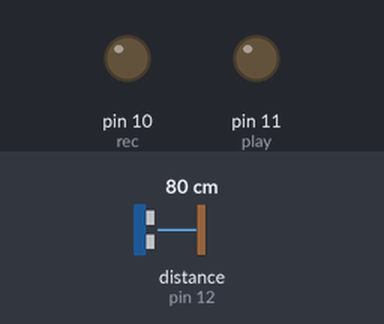
The sketch below on a simulated Arduino Uno, built with avr-gcc and run on an emulated ATmega328P. Parts: output pins drawn as LEDs (lit = HIGH). Wiring (inferred from the names in the program): ultrasonic range finder: trigger pin 13; echo pin 12. The inputs (shaded band) are chosen by the test bench; at power-on: distance to the obstacle (sensor on pin 12) 80 cm. The echo pulse lasts 58.3 µs per cm; pins used as bus, display or sensor lines are not drawn.

Above: at 1.2 s.
1.3 s: distance to the obstacle (sensor on pin 12) set to 17 cm
2.8 s: distance to the obstacle (sensor on pin 12) set to 13 cm
At 3.6 s:
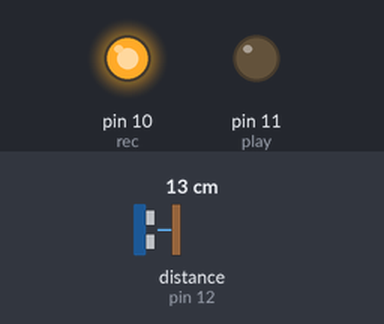
At 10.94 s:
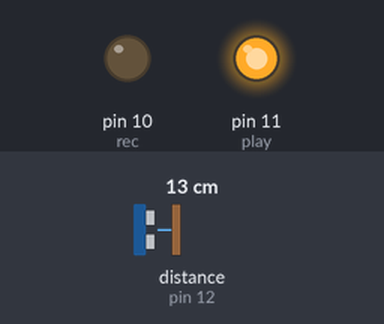
Timing chart, 0 to 20.6 s (numbered marks = the images above; inputs shaded):
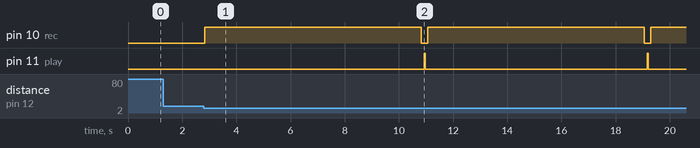

Measured:
- the behaviour switches between 16 and 15 cm on distance to the obstacle (sensor on pin 12) (found by bisection; images 0 and 1)
- after the input at 1.3 s, every drawn part: stays the same
- after the input at 2.8 s, pin 10 (rec): alternates HIGH for 8.0 s and LOW for 0.23 s, starting at once; pin 11 (play): alternates HIGH for 0.05 s and LOW for 8.2 s, starting after 8.1 s

The sketch:

GravadorVoz.ino
```cpp
/*

            Este programa é copiado do professor, e tem a função de gravar um som durante 8s, a partir do momento em que o sensor de distância por
      ultrassom detecta uma distância menor que 15cm.
            Este é um exemplo do módulo ISD1820, que utiliza o CI ISD1820, que tem a função de gravar um som e a possibilidade de reproduzi-lo.

*/


// --- Mapeamento de Hardware ---
#define   rec         10                 //Saída para controle da função record do módulo ISD1820
#define   play        11                 //Saída para controle da função play do módulo ISD1820
#define   echo        12                 //Entrada para o pino de echo do sensor
#define   trig        13                 //Saída para o pino de trigger do sensor


// --- Protótipo das Funções Auxiliares ---
void recordPlay(int time_rec);           //Função para gravar e reproduzir a partir do módulo ISD1820
float measureDistance();                 //Função para medir, calcular e retornar a distância em cm
void trigPulse();                        //Função que gera o pulso de trigger de 10µs


// --- Variáveis Globais ---
float dist_cm;                           //Armazena a distância em centímetros entre o robô e o obstáculo


// --- Configurações Iniciais ---
void setup()
{
   pinMode(rec,  OUTPUT);                       //Saída para a função record
   pinMode(play, OUTPUT);                       //Saída para a função play
   pinMode(trig, OUTPUT);                       //Saída para o pulso de trigger
   pinMode(echo, INPUT);                        //Entrada para o pulso de echo


   digitalWrite(rec,  LOW);                     //Pino de gravação inicia em low
   digitalWrite(play, LOW);                     //Pino de reprodução inicia em low
   digitalWrite(trig, LOW);                     //Pino de trigger inicia em low

} //end setup


void loop()
{

    dist_cm = measureDistance();             //mede a distância e armazena em dist_cm


    if(dist_cm < 15) recordPlay(8);          //se distância inferior a 15 cm,
                                             //grava 8 segundos de som e em seguida reproduz

    delay(80);                               //periodo de trigger do sensor

} //end loop


// --- Desenvolvimento das Funções Auxiliares ---


void recordPlay(int time_rec)                 //Função para gravar e reproduzir
{
    char i = 0x00;                            //variável para iterações

    digitalWrite(rec, HIGH);                  //ativa gravação
    for(i = 0; i<time_rec; i++) delay(1000);  //grava por time_rec segundos
    digitalWrite(rec,  LOW);


    delay(100);                               //aguarda 100ms

    digitalWrite(play, HIGH);                 //ativa reprodução
    delay(50);
    digitalWrite(play, LOW);


} //end recordPlay


float measureDistance()                       //Função que retorna a distância em centímetros
{
  float pulse;                                //Armazena o valor de tempo em µs que o pino echo fica em nível alto

  trigPulse();                                //Envia pulso de 10µs para o pino de trigger do sensor

  pulse = pulseIn(echo, HIGH);                //Mede o tempo em que echo fica em nível alto e armazena na variável pulse

  /*
    >>> Cálculo da Conversão de µs para cm:

   Velocidade do som = 340 m/s = 34000 cm/s

   1 segundo = 1000000 micro segundos

      1000000 µs - 34000 cm/s
            X µs - 1 cm

                  1E6
            X = ------- = 29.41
                 34000

    Para compensar o ECHO (ida e volta do ultrassom) multiplica-se por 2

    X' = 29.41 x 2 = 58.82

  */

  return (pulse/58.82);                      //Calcula distância em centímetros e retorna o valor


} //end measureDistante


void trigPulse()                             //Função para gerar o pulso de trigger para o sensor HC-SR04
{
   digitalWrite(trig,HIGH);                  //Saída de trigger em nível alto
   delayMicroseconds(10);                    //Por 10µs ...
   digitalWrite(trig,LOW);                   //Saída de trigger volta a nível baixo

} //end trigPulse
```
